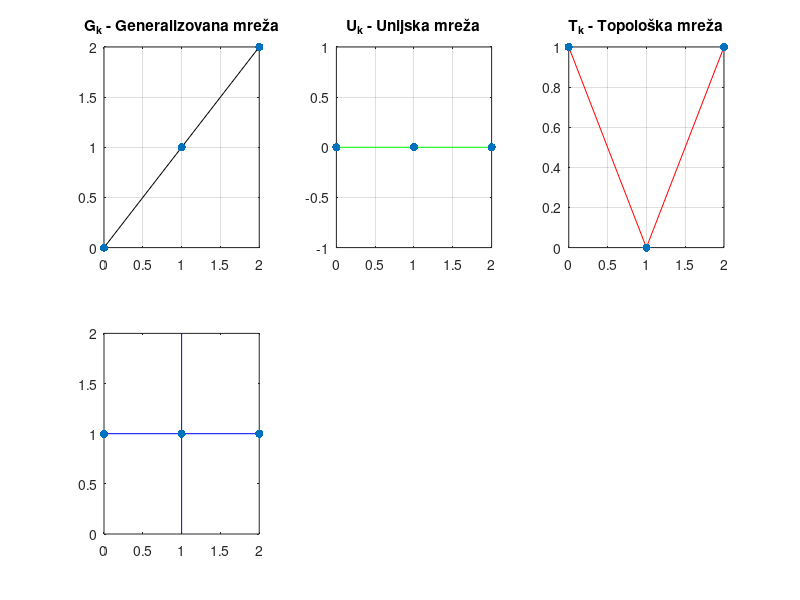

The MATLAB script that drew this image: (Note: this script raises an error after producing the figure.)
function boolove_mreze_extended_GUI()
    figure('Name','Vizualizacija mreža','NumberTitle','off');

    % --- Gk: Generalizovana mreža ---
    subplot(2,3,1);
    plot([0,1],[0,1],'k',[1,2],[1,2],'k');
    hold on; scatter([0 1 2],[0 1 2],'filled');
    title('G_k - Generalizovana mreža');
    grid on;

    % --- Uk: Unijska mreža ---
    subplot(2,3,2);
    plot([0,1],[0,0],'g',[1,2],[0,0],'g');
    hold on; scatter([0 1 2],[0 0 0],'filled');
    title('U_k - Unijska mreža');
    grid on;

    % --- Tk: Topološka mreža ---
    subplot(2,3,3);
    plot([0,1,2],[1,0,1],'r');
    hold on; scatter([0 1 2],[1 0 1],'filled');
    title('T_k - Topološka mreža');
    grid on;

    % --- Hk: Horizontalno-vertikalna mreža ---
    subplot(2,3,4);
    plot([0,2],[1,1],'b',[1,1],[0,2],'b');
    hold on; scatter([0 1 2],[1 1 1],'filled');
    scatter([1],[0 2],'filled');
    title('H_k - Hor.-Vert. mreža');
    grid on;

    % --- Bk: Booleova mreža ---
    subplot(2,3,5);
    plot([0,1],[0,1],'m',[1,2],[1,0],'m',[0,2],[0,0],'m');
    hold on; scatter([0 1 2],[0 1 0],'filled');
    title('B_k - Booleova mreža');
    grid on;

    % --- Prazno polje ---
    subplot(2,3,6);
    axis off;

    sgtitle('Prikaz mreža: G_k, U_k, T_k, H_k, B_k');
end
